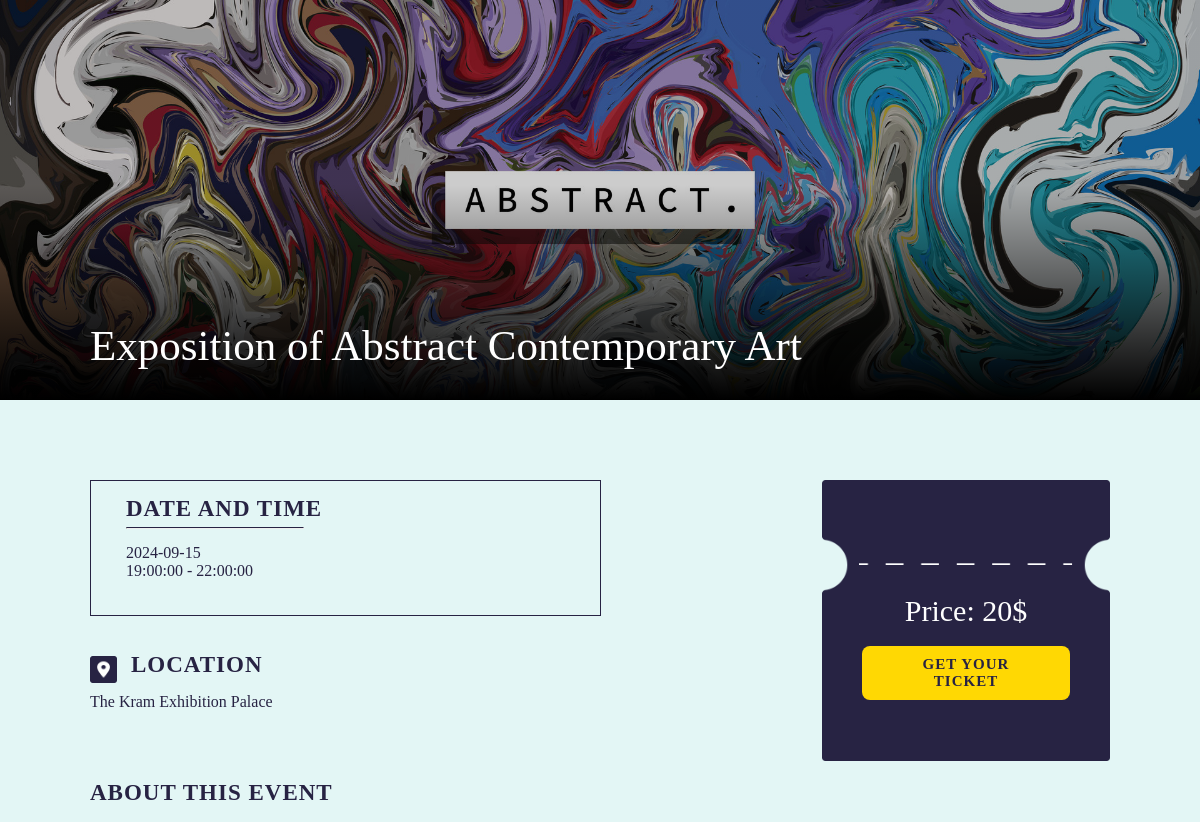
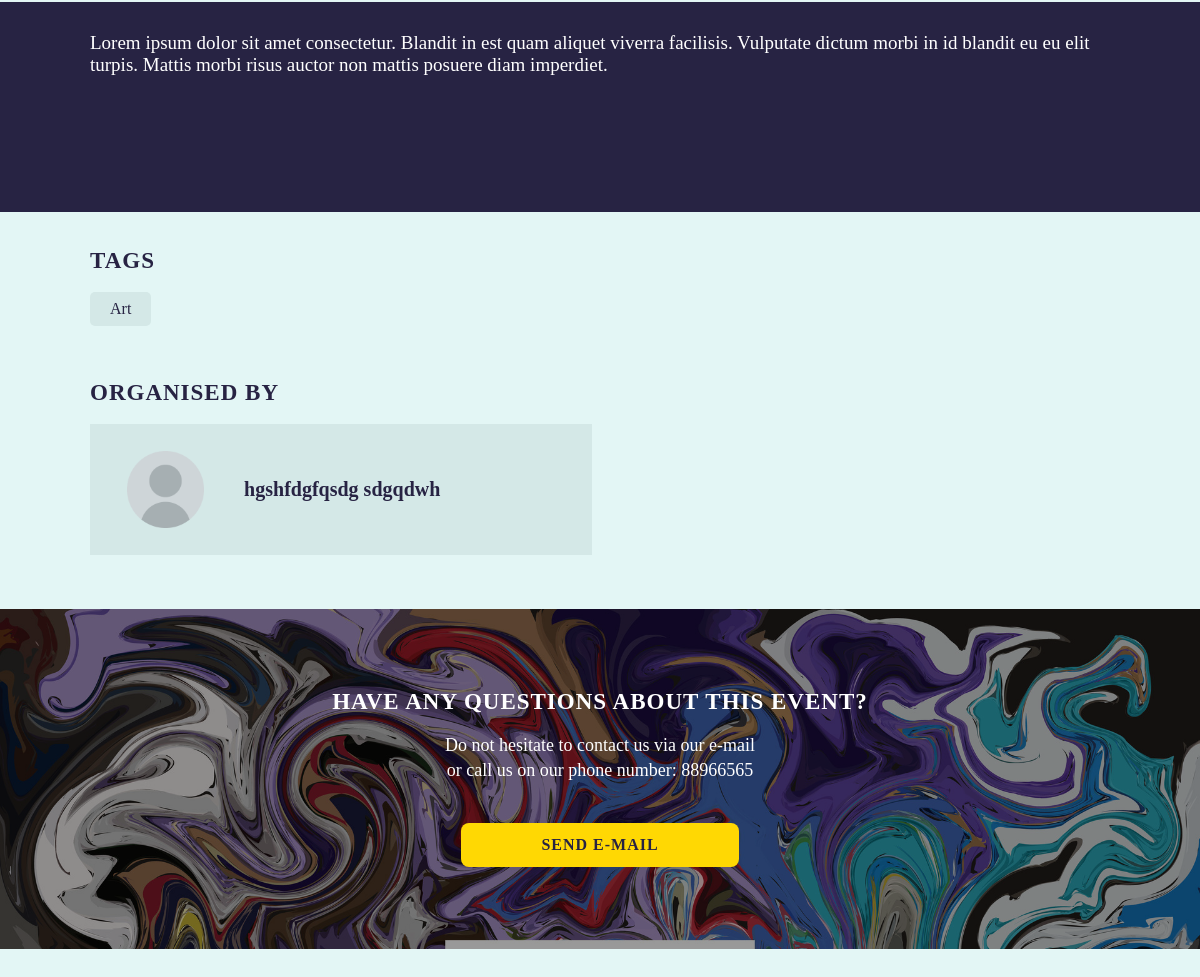
Screenshot of /pages_organiser/Event.php?id=11 (signed in) with the database file from the repository (2 pictures, top to bottom).
### tables this page shows
CREATE TABLE IF NOT EXISTS `event` (
  `ID_EV` int(11) NOT NULL AUTO_INCREMENT,
  `ID_ORG` int(11) NOT NULL,
  `NAME_EV` varchar(100) NOT NULL,
  `DATE_EV` date NOT NULL,
  `T_START` time NOT NULL,
  `T_END` time NOT NULL,
  `LOC` varchar(100) NOT NULL,
  `DESC_EV` varchar(1000) NOT NULL,
  `PRICE` int(11) NOT NULL,
  `BANNER` varchar(200) DEFAULT 'Uploads/event-default.jpg',
  `TAGS_EV` varchar(200) NOT NULL,
  `NB_PLACES` int(11) NOT NULL,
  PRIMARY KEY (`ID_EV`),
  KEY `fk_org_ev` (`ID_ORG`)
);

CREATE TABLE IF NOT EXISTS `users` (
  `ID_U` int(11) NOT NULL AUTO_INCREMENT,
  `FIRSTNAME_U` varchar(50) NOT NULL,
  `LASTNAME_U` varchar(50) NOT NULL,
  `TEL_U` int(8) NOT NULL,
  `EMAIL_U` varchar(100) NOT NULL,
  `PASS_U` varchar(100) NOT NULL,
  `BIRTHDAY` date DEFAULT NULL,
  `ADDRESS` varchar(100) DEFAULT NULL,
  `PFP_U` varchar(200) DEFAULT 'Uploads/Blank profile picture.png',
  `USER_TYPE` varchar(250) DEFAULT NULL,
  `Status` varchar(250) DEFAULT NULL,
  PRIMARY KEY (`ID_U`)
);

### pages_organiser/Event.php (the view, shortened to what this page needs)
<?php
include('../db.php');
$event_id = isset($_GET['id']) ? $_GET['id'] : null;
if ($event_id) {
    $events_query = "SELECT event.*, users.FIRSTNAME_U, users.LASTNAME_U, users.PFP_U, users.EMAIL_U, users.TEL_U
                     FROM event
                     JOIN users ON event.ID_EV= users.ID_U
                     WHERE event.ID_EV = ?";
    $stmt = $pdo->prepare($events_query);
    $stmt->execute([$event_id]);
    $event = $stmt->fetch(PDO::FETCH_ASSOC);
} else {
    echo "No event ID provided.";
    exit;
}
?>
<!DOCTYPE html>
<html lang="en">
<head>
    <link rel="stylesheet" href="../styles/styles.css">
    <link rel="stylesheet" href="../styles/styles-event.css">
</head>
<body>
    <div class="title">
        <div class="test">
            <h1><?php echo htmlspecialchars($event['NAME_EV']); ?></h1>
        </div>
    </div>
    <div class="main-div">
        <div class="top-section">
            <div class="left-section">
                <div class="date-container">
                    <h2>DATE AND TIME</h2>
                    <hr>
                    <p><?php echo htmlspecialchars($event['DATE_EV']); ?></p>
                    <p><?php echo htmlspecialchars($event['T_START']); ?> - <?php echo htmlspecialchars($event['T_END']); ?></p>
                </div>
                <br><br>
                <div class="location">
                    <img class="icon" src="../Media/Icon Address.png">
                    <h2>LOCATION</h2>
                    <p><?php echo htmlspecialchars($event['LOC']); ?></p>
                </div>
            </div>
            <div class="right-section">
                <br><br><br>
                <p>Price: <?php echo htmlspecialchars($event['PRICE']); ?>$</p>
                <br>
                <a href="buy-ticket.php?event_id=<?php echo htmlspecialchars($event['ID_EV']); ?>">
                    <button class="btn">GET YOUR TICKET</button>
                </a>
            </div>
        </div>
        <h2>ABOUT THIS EVENT</h2>
        <br><br>
        <div class="event-desc-container">
            <?php echo nl2br(htmlspecialchars($event['DESC_EV'])); ?>
        </div>
        <br><br>
        <h2>TAGS</h2>
        <br><br>
        <div class="tags">
            <?php
            $tags = explode("|", $event['TAGS_EV']);
            foreach($tags as $tag) {
                echo '<div class="tag">' . htmlspecialchars($tag) . '</div>';
            }
            ?>
        </div>
        <br><br><br>
        <h2>ORGANISED BY</h2>
        <br><br>
        <div class="organiser-container">
            <img src="../<?php echo htmlspecialchars($event['PFP_U']); ?>">
            <p><?php echo htmlspecialchars($event['FIRSTNAME_U'] . " " . $event['LASTNAME_U']); ?> </p>
        </div>
        <br><br><br>
        <div class="form-container">
            <div class="form-container-content">
                <h2>HAVE ANY QUESTIONS ABOUT THIS EVENT?</h2>
                <br>
                <p>Do not hesitate to contact us via our e-mail</p>
                <p>or call us on our phone number: <?php echo htmlspecialchars($event['TEL_U']); ?></p>
                <a href="mailto:<?php echo htmlspecialchars($event['EMAIL_U']); ?>">
                    <button class="btn" id="modalBtn">SEND E-MAIL</button>
                </a>
            </div>
        </div>
    </div>
</body>
</html>

### styles/styles.css (style rules this page uses)
* { font-family: "Outfit"; }
body { background-color: #bae8e8; font-family: "Outfit"; margin:0; padding:0; color: #272343; }
.btn { background-color: #ffd803; font-weight: 700; letter-spacing: 1px; border-radius: 8px; color: #272343; border: none; vertical-align: top; }
.icon { width: 27px; }
h2 { font-size: 27px; letter-spacing: 1px; }
hr { width: 40%; margin: -17px auto 15px 0; border-top: 1.5px solid #272343; }

### styles/styles-event.css (style rules this page uses)
* { margin:0; padding:0; }
body { background-color: #E3F6F5; }
.title { background-size: 100%; background-position: center center; background-repeat: no-repeat; height: 400px; display: flex; align-items: flex-end; color: white; }
.title h1 { font-size: 43px; font-weight: 500; }
.test { background: linear-gradient(to bottom, rgba(0, 0, 0, 0.2) 50%, black 100%); content: ''; width: 100%; height: 400px; display: flex; align-items: flex-end; padding: 0 0 30px 90px; }
hr { margin-top: 5px; }
h2 { vertical-align: top; display: inline-block; font-size: 23px; }
.icon { margin: 4px 10px 0 0; }
.main-div { padding: 50px 90px 90px 90px; }
.top-section { display: flex; margin-top: 30px; }
.left-section { width: 73%; }
.left-section .location h2 { margin-bottom: 15px; }
.left-section .date-container { border: 1px solid #272343; padding: 15px 35px 35px 35px; width: 60%; }
.right-section { background-image: url(../Media/Ticket\ Background.png); background-size: 100%; background-repeat: no-repeat; text-align: center; padding: 60px 40px 80px 40px; }
.right-section p { color: white; font-size: 30px; }
.right-section .btn { font-size: 15px; padding: 10px 28px; }
.event-desc-container { background-color: #272343; padding: 30px 90px; margin: 0 -90px 0 -90px; min-height: 150px; color: white; font-family:'Calibri'; font-size: 19px; font-weight: 300; }
.tags { display: flex; width: 70%; flex-wrap: wrap; }
.tag { background-color: #D4E8E7; border-radius: 5px; padding: 8px 20px; margin-right: 20px; }
.organiser-container { background-color: #D4E8E7; padding: 27px 37px; width: 42%; text-wrap: wrap; display: flex; align-items: center; }
.organiser-container * { vertical-align: middle; }
.organiser-container img { width: 18%; margin-right: 40px; }
.organiser-container p { font-size: 20px; font-weight: 600; text-wrap: wrap; }
.form-container { background-size: 100%; background-position: top; background-repeat: no-repeat; height: 340px; margin: 0 -90px; }
.form-container-content { background-color: rgba(0, 0, 0, 0.4); height: 160px; display: flex; flex-direction: column; align-items: center; padding: 80px 0 100px 0; color: white; }
.form-container-content p { font-family:'Calibri'; line-height: 25px; font-size: 18px; }
.form-container-content .btn { margin-top: 40px; padding: 13px 80px; font-size: 16px; }

### rows the page displays
event: NAME_EV "Exposition of Abstract Contemporary Art", DATE_EV "2024-09-15", T_START "19:00:00", T_END "22:00:00", LOC "The Kram Exhibition Palace", PRICE "20", DESC_EV "Lorem ipsum dolor sit amet consectetur. Blandit in est quam aliquet viverra facilisis. Vulputate dictum morbi in id blandit eu eu elit turpis. Mattis morbi risus auctor non mattis posuere diam imperdiet.", TAGS_EV "Art", users.PFP_U (placeholder picture), users.FIRSTNAME_U+LASTNAME_U "hgshfdgfqsdg sdgqdwh", users.TEL_U "88966565"
